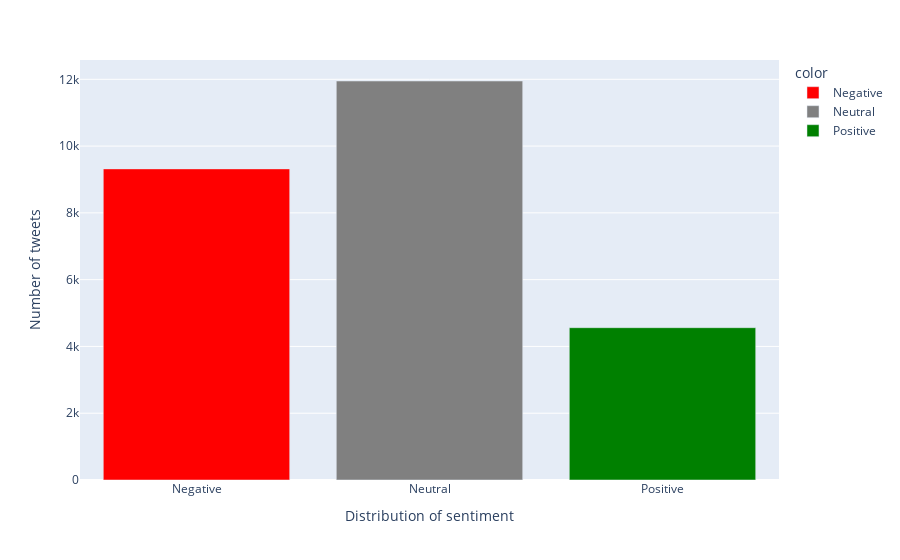

Notebook code for this chart:
### Markdown cell above
### 4.3.2 Sentiment distribution

### Code cell
tweet_polarity = px.bar(x = ["Negative", "Neutral" ,"Positive"], 
                    y = [len(pos),len(neutrals),len(neg)], 
                    title = '', 
                    labels = dict(x = 'Distribution of sentiment', y = 'Number of tweets'),
                    color = ["Negative", "Neutral" ,"Positive"],
                    color_discrete_sequence=["red", "grey", "green"])
                    
tweet_polarity.show()

### Figure 1 — Plotly figure (JSON) as saved in the notebook; plotly's stock layout.template omitted (floating-point values rounded to 4 significant figures)
{"data": [{"alignmentgroup": "True", "hovertemplate": "color=Negative<br>Distribution of sentiment=%{x}<br>Number of tweets=%{y}<extra></extra>", "legendgroup": "Negative", "marker": {"color": "red"}, "name": "Negative", "offsetgroup": "Negative", "orientation": "v", "showlegend": true, "textposition": "auto", "type": "bar", "x": ["Negative"], "xaxis": "x", "y": [9317], "yaxis": "y"}, {"alignmentgroup": "True", "hovertemplate": "color=Neutral<br>Distribution of sentiment=%{x}<br>Number of tweets=%{y}<extra></extra>", "legendgroup": "Neutral", "marker": {"color": "grey"}, "name": "Neutral", "offsetgroup": "Neutral", "orientation": "v", "showlegend": true, "textposition": "auto", "type": "bar", "x": ["Neutral"], "xaxis": "x", "y": [11949], "yaxis": "y"}, {"alignmentgroup": "True", "hovertemplate": "color=Positive<br>Distribution of sentiment=%{x}<br>Number of tweets=%{y}<extra></extra>", "legendgroup": "Positive", "marker": {"color": "green"}, "name": "Positive", "offsetgroup": "Positive", "orientation": "v", "showlegend": true, "textposition": "auto", "type": "bar", "x": ["Positive"], "xaxis": "x", "y": [4561], "yaxis": "y"}], "layout": {"barmode": "relative", "legend": {"title": {"text": "color"}, "tracegroupgap": 0}, "margin": {"t": 60}, "xaxis": {"anchor": "y", "domain": [0, 1], "title": {"text": "Distribution of sentiment"}}, "yaxis": {"anchor": "x", "domain": [0, 1], "title": {"text": "Number of tweets"}}}}
